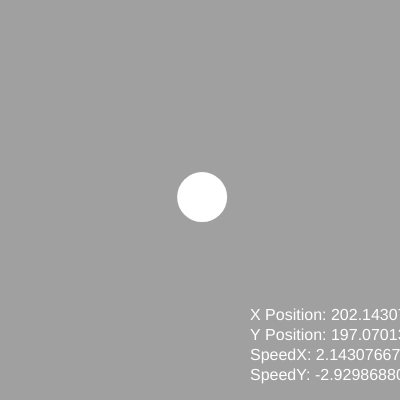
Frame 1 (no input)
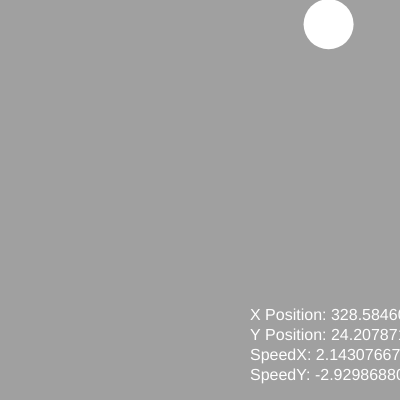
Frame 60 (no input)
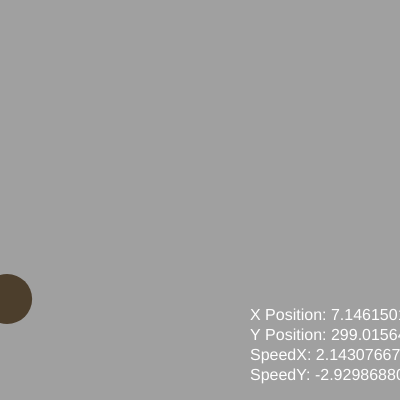
Frame 120 (the mouse pressed at the canvas centre since frame 60)

The p5.js sketch that drew these frames (run headless with seeded random() and noise() and a simulated clock; from frame 60 on, the mouse is pressed at the canvas centre):

// p5.js sketch
// ── sketch.js
//https://github.com/stavrosdidakis/DAT-GAD-405_2017
//https://p5js.org

//DAT405 / GAD405
//05_Motion Random Speed

//Setup of variables
let x;
let y;
let speedX;
let speedY;
let r, g, b = 255; //Initialize r,g,b each to 255

function setup(){
  createCanvas(400, 400);
  x = width/2;
  y = height/2;
  //Randomize speedX and speedY
  //Positive means the ellipse moves forward,
  //and negative it moves backwards
  speedX = random(-5., 5.);
  speedY = random(-5., 5.);

  textSize(16);
  noStroke();
}

function draw(){
  background(160);

  //For a new frame accumulate a new value to x and y
  //based on the random speedX and speedY
  x = x + speedX;
  y = y + speedY;

  //If ellipse goes off screen (right side of canvas),
  //then reset position to 0 (aappears from the left)
  if (x>425){ //width plus 25 (half size of ellipse)
    r = random (255);
    g = random (255);
    b = random (255);
    x = -25; //appear to 0-25 (half size of ellipse)
  }
  //If ellipse goes off screen (left side of canvas),
  //then reset position to 400 (appears from the right)
  if (x<-25){
    r = random (255);
    g = random (255);
    b = random (255);
    x = 425;
  }
  //Same applies here, but for the y coordinates
  if (y>425){
    r = random (255);
    g = random (255);
    b = random (255);
    y = -25;
  }
  if (y<-25){
    r = random (255);
    g = random (255);
    b = random (255);
    y = 425;
  }

  fill(r, g, b);
  ellipse(x, y, 50, 50);

  //Display the text on the screen with the variables of position and speed
  fill(255);
  text("X Position: " + x, width-150, height-80)
  text("Y Position: " + y, width-150, height-60)
  text("SpeedX: " + speedX, width-150, height-40)
  text("SpeedY: " + speedY, width-150, height-20)
}
